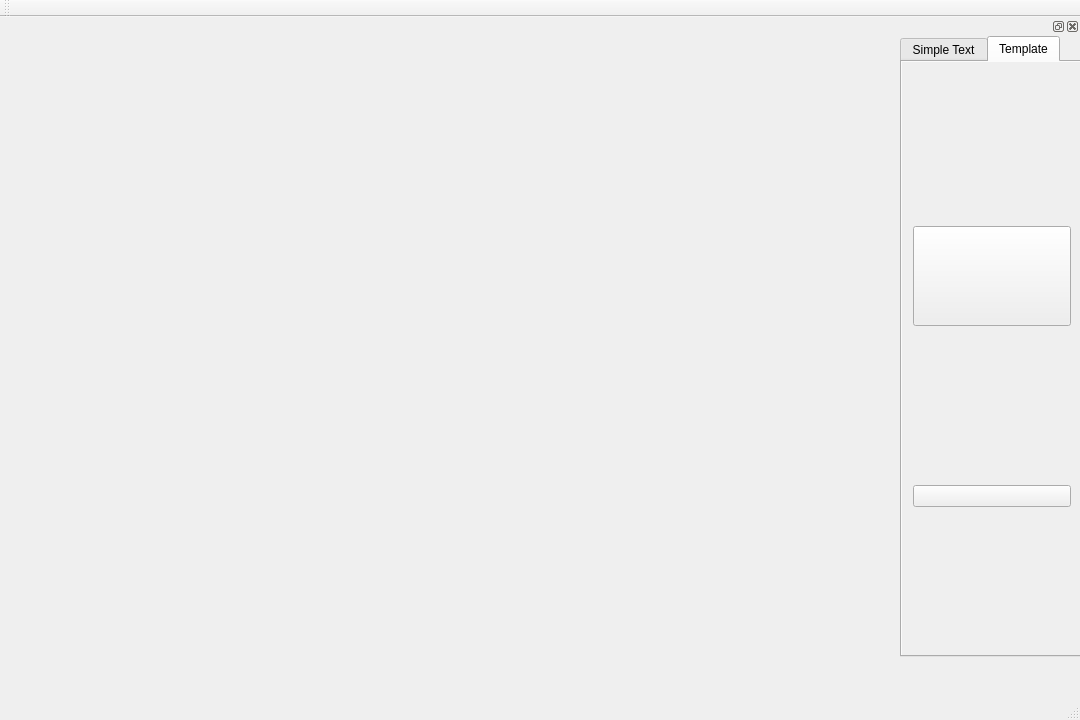
<?xml version="1.0" encoding="UTF-8"?>
<ui version="4.0">
 <class>WatermarkClass</class>
 <widget class="QMainWindow" name="WatermarkClass">
  <property name="geometry">
   <rect>
    <x>0</x>
    <y>0</y>
    <width>1080</width>
    <height>720</height>
   </rect>
  </property>
  <property name="windowTitle">
   <string>Watermark</string>
  </property>
  <property name="windowIcon">
   <iconset>
    <normaloff>icon.png</normaloff>icon.png</iconset>
  </property>
  <widget class="QWidget" name="centralWidget">
   <layout class="QVBoxLayout" name="verticalLayout_3">
    <item>
     <widget class="QLabel" name="imageLabel">
      <property name="sizePolicy">
       <sizepolicy hsizetype="Expanding" vsizetype="Expanding">
        <horstretch>0</horstretch>
        <verstretch>0</verstretch>
       </sizepolicy>
      </property>
      <property name="text">
       <string/>
      </property>
     </widget>
    </item>
   </layout>
  </widget>
  <widget class="QMenuBar" name="menuBar">
   <property name="geometry">
    <rect>
     <x>0</x>
     <y>0</y>
     <width>1080</width>
     <height>33</height>
    </rect>
   </property>
  </widget>
  <widget class="QToolBar" name="mainToolBar">
   <attribute name="toolBarArea">
    <enum>TopToolBarArea</enum>
   </attribute>
   <attribute name="toolBarBreak">
    <bool>false</bool>
   </attribute>
  </widget>
  <widget class="QStatusBar" name="statusBar"/>
  <widget class="QDockWidget" name="dockWidget">
   <property name="sizePolicy">
    <sizepolicy hsizetype="Fixed" vsizetype="Minimum">
     <horstretch>0</horstretch>
     <verstretch>0</verstretch>
    </sizepolicy>
   </property>
   <property name="allowedAreas">
    <set>Qt::DockWidgetArea::LeftDockWidgetArea|Qt::DockWidgetArea::RightDockWidgetArea</set>
   </property>
   <attribute name="dockWidgetArea">
    <number>2</number>
   </attribute>
   <widget class="QWidget" name="dockWidgetContents_2">
    <property name="sizePolicy">
     <sizepolicy hsizetype="Fixed" vsizetype="Expanding">
      <horstretch>0</horstretch>
      <verstretch>0</verstretch>
     </sizepolicy>
    </property>
    <property name="minimumSize">
     <size>
      <width>180</width>
      <height>0</height>
     </size>
    </property>
    <widget class="QTabWidget" name="tabWidget">
     <property name="geometry">
      <rect>
       <x>0</x>
       <y>0</y>
       <width>200</width>
       <height>621</height>
      </rect>
     </property>
     <property name="sizePolicy">
      <sizepolicy hsizetype="Fixed" vsizetype="Expanding">
       <horstretch>0</horstretch>
       <verstretch>0</verstretch>
      </sizepolicy>
     </property>
     <property name="minimumSize">
      <size>
       <width>180</width>
       <height>0</height>
      </size>
     </property>
     <property name="currentIndex">
      <number>1</number>
     </property>
     <widget class="QWidget" name="textTab">
      <attribute name="title">
       <string>Simple Text</string>
      </attribute>
      <widget class="QLabel" name="textLabel">
       <property name="geometry">
        <rect>
         <x>10</x>
         <y>10</y>
         <width>49</width>
         <height>16</height>
        </rect>
       </property>
       <property name="text">
        <string>Text:</string>
       </property>
      </widget>
      <widget class="QLineEdit" name="lineEdit">
       <property name="geometry">
        <rect>
         <x>10</x>
         <y>40</y>
         <width>151</width>
         <height>31</height>
        </rect>
       </property>
       <property name="text">
        <string>@Jimmy</string>
       </property>
      </widget>
      <widget class="QSlider" name="xSlider">
       <property name="geometry">
        <rect>
         <x>10</x>
         <y>350</y>
         <width>151</width>
         <height>16</height>
        </rect>
       </property>
       <property name="value">
        <number>0</number>
       </property>
       <property name="tracking">
        <bool>true</bool>
       </property>
       <property name="orientation">
        <enum>Qt::Orientation::Horizontal</enum>
       </property>
       <property name="invertedAppearance">
        <bool>false</bool>
       </property>
       <property name="invertedControls">
        <bool>false</bool>
       </property>
      </widget>
      <widget class="QSlider" name="ySlider">
       <property name="geometry">
        <rect>
         <x>80</x>
         <y>280</y>
         <width>16</width>
         <height>160</height>
        </rect>
       </property>
       <property name="orientation">
        <enum>Qt::Orientation::Vertical</enum>
       </property>
      </widget>
      <widget class="QSlider" name="textSizeSlider">
       <property name="geometry">
        <rect>
         <x>10</x>
         <y>110</y>
         <width>160</width>
         <height>16</height>
        </rect>
       </property>
       <property name="value">
        <number>25</number>
       </property>
       <property name="orientation">
        <enum>Qt::Orientation::Horizontal</enum>
       </property>
      </widget>
      <widget class="QLabel" name="textSizeLabel">
       <property name="geometry">
        <rect>
         <x>10</x>
         <y>90</y>
         <width>81</width>
         <height>16</height>
        </rect>
       </property>
       <property name="text">
        <string>Text Size:</string>
       </property>
      </widget>
      <widget class="QLabel" name="positionLabel">
       <property name="geometry">
        <rect>
         <x>10</x>
         <y>250</y>
         <width>91</width>
         <height>16</height>
        </rect>
       </property>
       <property name="text">
        <string>Position:</string>
       </property>
      </widget>
      <widget class="QPushButton" name="colorButton">
       <property name="geometry">
        <rect>
         <x>20</x>
         <y>140</y>
         <width>141</width>
         <height>24</height>
        </rect>
       </property>
       <property name="text">
        <string>Color</string>
       </property>
      </widget>
      <widget class="QSlider" name="transparencySlider">
       <property name="geometry">
        <rect>
         <x>10</x>
         <y>210</y>
         <width>151</width>
         <height>16</height>
        </rect>
       </property>
       <property name="maximum">
        <number>255</number>
       </property>
       <property name="value">
        <number>255</number>
       </property>
       <property name="orientation">
        <enum>Qt::Orientation::Horizontal</enum>
       </property>
      </widget>
      <widget class="QLabel" name="transparencyLabel">
       <property name="geometry">
        <rect>
         <x>10</x>
         <y>190</y>
         <width>81</width>
         <height>16</height>
        </rect>
       </property>
       <property name="text">
        <string>Transparency：</string>
       </property>
      </widget>
      <widget class="QPushButton" name="applyButton">
       <property name="geometry">
        <rect>
         <x>20</x>
         <y>500</y>
         <width>141</width>
         <height>41</height>
        </rect>
       </property>
       <property name="text">
        <string>Apply</string>
       </property>
      </widget>
      <widget class="QPushButton" name="chooseButton">
       <property name="geometry">
        <rect>
         <x>20</x>
         <y>450</y>
         <width>141</width>
         <height>41</height>
        </rect>
       </property>
       <property name="text">
        <string>Choose</string>
       </property>
      </widget>
      <widget class="QPushButton" name="saveButton">
       <property name="geometry">
        <rect>
         <x>20</x>
         <y>550</y>
         <width>141</width>
         <height>41</height>
        </rect>
       </property>
       <property name="text">
        <string>Save</string>
       </property>
      </widget>
     </widget>
     <widget class="QWidget" name="templateTab">
      <attribute name="title">
       <string>Template</string>
      </attribute>
      <widget class="QScrollArea" name="scrollArea">
       <property name="geometry">
        <rect>
         <x>-1</x>
         <y>-1</y>
         <width>182</width>
         <height>611</height>
        </rect>
       </property>
       <property name="widgetResizable">
        <bool>true</bool>
       </property>
       <widget class="QWidget" name="scrollAreaWidgetContents">
        <property name="geometry">
         <rect>
          <x>0</x>
          <y>0</y>
          <width>180</width>
          <height>609</height>
         </rect>
        </property>
        <layout class="QVBoxLayout" name="verticalLayout">
         <item>
          <widget class="QPushButton" name="template1Button">
           <property name="sizePolicy">
            <sizepolicy hsizetype="Expanding" vsizetype="Fixed">
             <horstretch>0</horstretch>
             <verstretch>0</verstretch>
            </sizepolicy>
           </property>
           <property name="minimumSize">
            <size>
             <width>100</width>
             <height>100</height>
            </size>
           </property>
           <property name="baseSize">
            <size>
             <width>0</width>
             <height>0</height>
            </size>
           </property>
           <property name="text">
            <string/>
           </property>
           <property name="icon">
            <iconset>
             <normaloff>temp1.jpg</normaloff>temp1.jpg</iconset>
           </property>
           <property name="iconSize">
            <size>
             <width>150</width>
             <height>125</height>
            </size>
           </property>
          </widget>
         </item>
         <item>
          <widget class="QPushButton" name="template2Button">
           <property name="sizePolicy">
            <sizepolicy hsizetype="Expanding" vsizetype="Fixed">
             <horstretch>0</horstretch>
             <verstretch>0</verstretch>
            </sizepolicy>
           </property>
           <property name="baseSize">
            <size>
             <width>0</width>
             <height>0</height>
            </size>
           </property>
           <property name="text">
            <string/>
           </property>
           <property name="icon">
            <iconset>
             <normaloff>temp2.jpg</normaloff>temp2.jpg</iconset>
           </property>
           <property name="iconSize">
            <size>
             <width>150</width>
             <height>125</height>
            </size>
           </property>
          </widget>
         </item>
        </layout>
       </widget>
      </widget>
     </widget>
    </widget>
   </widget>
  </widget>
 </widget>
 <layoutdefault spacing="6" margin="11"/>
 <resources>
  <include location="Watermark.qrc"/>
 </resources>
 <connections/>
</ui>
